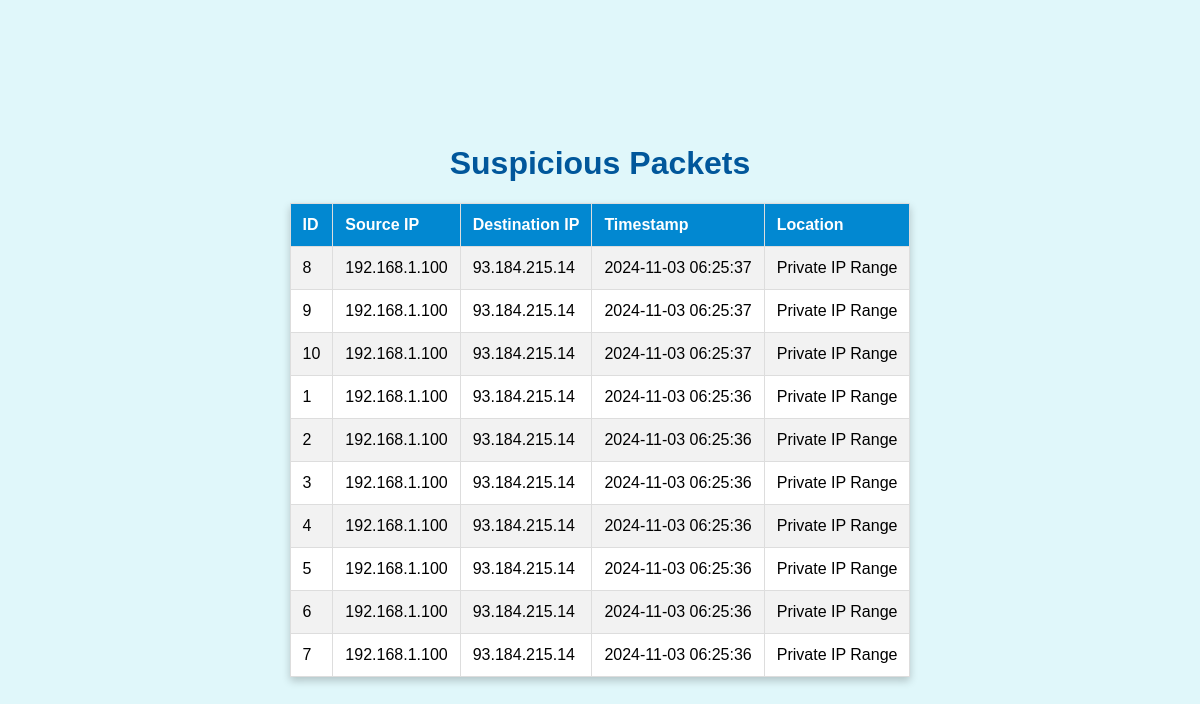
The app's page /, older data.
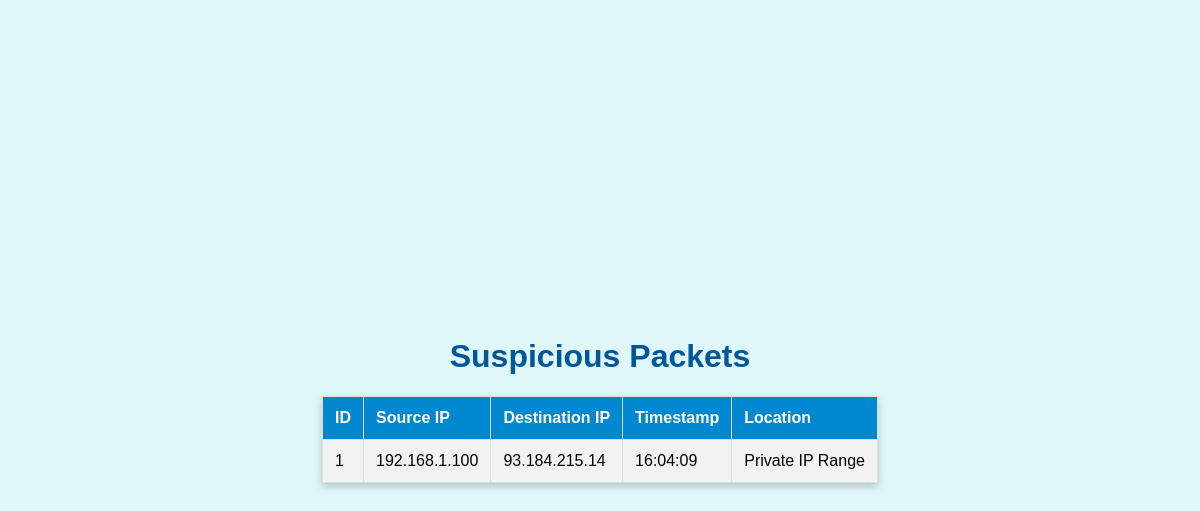
The same page, newer data.
### tables this page shows
CREATE TABLE suspicious_packets (
            id INTEGER PRIMARY KEY AUTOINCREMENT,
            src_ip TEXT,
            dest_ip TEXT,
            timestamp DATETIME
        );

### web_dashboard.py (the view)
@app.route('/')
def index():
    packets = get_packets()
    return render_template('index.html', packets=packets)

### geo_ip.py (called while the page is built)
def is_private_ip(ip):
    return ipaddress.ip_address(ip).is_private

### web_dashboard.py (called while the page is built)
def get_packets():
    conn = sqlite3.connect('network_monitor.db')
    c = conn.cursor()
    c.execute('SELECT * FROM suspicious_packets ORDER BY timestamp DESC')
    packets = c.fetchall()
    conn.close()
    packetsWithLocation = []
    for packet in packets:
        sourceIP = packet[1]
        if is_private_ip(sourceIP):
            location = "Private IP Range"
        else:
            geo_info = get_geo_location(sourceIP)
            city = geo_info.get('city', 'N/A')
            country = geo_info.get('country', 'N/A')
            location = f"{city}, {country}"
        packetsWithLocation.append((*packet, location))
    print("Fetched packets:", packetsWithLocation)
    return packetsWithLocation

### templates/index.html (shortened to what this page needs)
<!doctype html>
<html>
<head>
</head>
<body>
    <div class="content">
        <h1>Suspicious Packets</h1>
        <table>
            <tr>
                <th>ID</th>
                <th>Source IP</th>
                <th>Destination IP</th>
                <th>Timestamp</th>
                <th>Location</th>
            </tr>
            {% for packet in packets %}
            <tr>
                <td>{{ packet[0] }}</td>
                <td>{{ packet[1] }}</td>
                <td>{{ packet[2] }}</td>
                <td>{{ packet[3] }}</td>
                <td>{{ packet[4] }}</td>
            </tr>
            {% endfor %}
        </table>
    </div>
</body>
</html>

### templates/index.html (style rules this page uses)
body { display: flex; justify-content: center; align-items: center; height: 100vh; margin: 0; background-color: #e0f7fa; font-family: "Comic Sans MS", cursive, sans-serif; }
.content { text-align: center; max-width: 800px; margin: auto; }
h1 { color: #01579b; font-size: 2em; }
table { width: 100%; border-collapse: collapse; background-color: #ffffff; box-shadow: 0 4px 8px rgba(0, 0, 0, 0.2); }
th, td { padding: 12px; text-align: left; border: 1px solid #ddd; }
th { background-color: #0288d1; color: white; }
tr:nth-child(even) { background-color: #f2f2f2; }

Row changes from the older to the newer data that the page shows:
removed suspicious_packets: id "8", src_ip "192.168.1.100", dest_ip "93.184.215.14", timestamp "2024-11-03 06:25:37", packet "Private IP Range"
removed suspicious_packets: id "9", src_ip "192.168.1.100", dest_ip "93.184.215.14", timestamp "2024-11-03 06:25:37", packet "Private IP Range"
removed suspicious_packets: id "10", src_ip "192.168.1.100", dest_ip "93.184.215.14", timestamp "2024-11-03 06:25:37", packet "Private IP Range"
removed suspicious_packets: id "2", src_ip "192.168.1.100", dest_ip "93.184.215.14", timestamp "2024-11-03 06:25:36", packet "Private IP Range"
removed suspicious_packets: id "3", src_ip "192.168.1.100", dest_ip "93.184.215.14", timestamp "2024-11-03 06:25:36", packet "Private IP Range"
removed suspicious_packets: id "4", src_ip "192.168.1.100", dest_ip "93.184.215.14", timestamp "2024-11-03 06:25:36", packet "Private IP Range"
removed suspicious_packets: id "5", src_ip "192.168.1.100", dest_ip "93.184.215.14", timestamp "2024-11-03 06:25:36", packet "Private IP Range"
removed suspicious_packets: id "6", src_ip "192.168.1.100", dest_ip "93.184.215.14", timestamp "2024-11-03 06:25:36", packet "Private IP Range"
removed suspicious_packets: id "7", src_ip "192.168.1.100", dest_ip "93.184.215.14", timestamp "2024-11-03 06:25:36", packet "Private IP Range"
changed suspicious_packets id 1: timestamp "2024-11-03 06:25:36" → "16:04:09"
